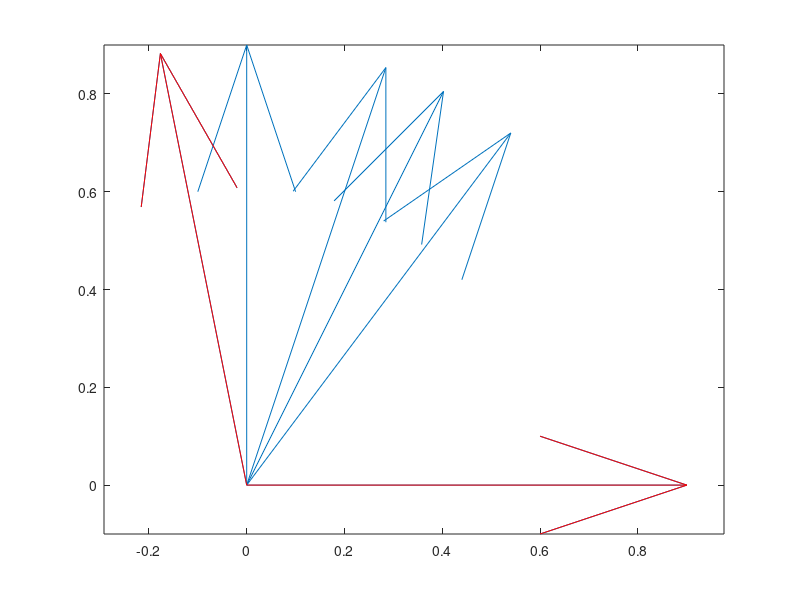

Source code (MATLAB):
clc; clear; close;


normals = [2 0; 0 2; 0.1 0.3; 0.1 0.2; 0.3 0.4; -0.1 0.5];
N  = size(normals,1);


for i=1: N
    normals(i,:) = normals(i,:)/norm(normals(i,:));
end

quiver(zeros(N,1),zeros(N,1),normals(:,1),normals(:,2));
hold on

q = 1;
for i=1:N
    for j=i+1:N
        q_ = normals(i,:)*normals(j,:)';
        if(q_ < q)
            q = q_;
            I = i;
            J = j;
        end
    end
end

quiver(zeros(2,1),zeros(2,1),normals([I J],1),normals([I J],2),'r');
axis equal